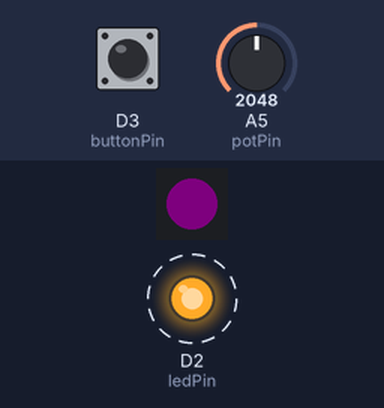
Bench run of a sketch on a simulated Particle Photon. Parts: 1 RGB LEDs in strip order, left to right, output pins drawn as LEDs (lit = HIGH). Dashed ring = blinking. Inputs (shaded band) come from the test bench; at power-on: D3 (buttonPin) HIGH, A5 (potPin) = 2048. Dim RGB values are drawn brighter than linear; what the sketch prints to the serial monitor is not drawn.

Above: at 1.29 s.
1.3 s: D3 (buttonPin) pulled LOW for 0.35 s
At 2.5 s:
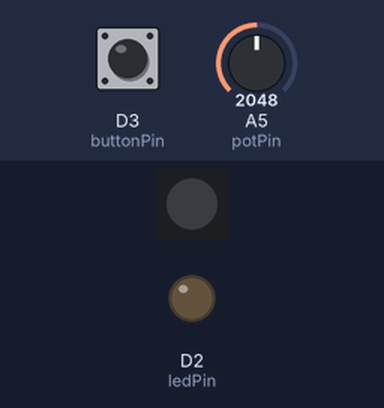
3.1 s: D3 (buttonPin) pulled LOW for 1 s
At 3.38 s:
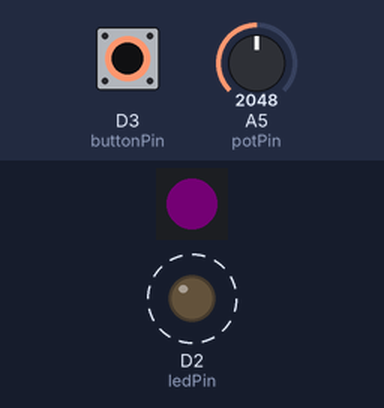
6.1 s: D3 (buttonPin) pulled LOW for 3.2 s
At 7.6 s:
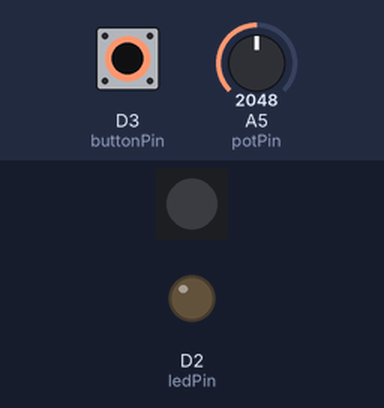
Timing chart, 0 to 9.1 s (numbered marks = the images above; inputs shaded):
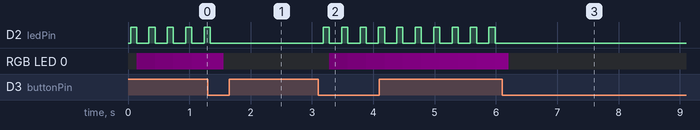

The sketch:

LED.ino
```cpp
// This #include statement was automatically added by the Particle IDE.
#include <neopixel.h>

// MAIN COMPONENTS

// Define a pin we'll place an LED on
int ledPin = D2;

// Our button wired to D0
int buttonPin = D3;

// Define a pin that we'll place the pot on
int potPin = A5;

// Create a variable to hold the pot reading
int potReading = 0;

// -------- NEOPIXEL


// IMPORTANT: Set pixel COUNT, PIN and TYPE
#define PIXEL_COUNT 1
#define PIXEL_PIN D7
#define PIXEL_TYPE WS2812B
Adafruit_NeoPixel strip(PIXEL_COUNT, PIXEL_PIN, PIXEL_TYPE);

int redValue = 0; // Full brightness for an ANODE RGB LED is 0, and off 255
int greenValue = 0; // Full brightness for an ANODE RGB LED is 0, and off 255
int blueValue = 0; // Full brightness for an ANODE RGB LED is 0, and off 255</td>

int targetRed = 0;
int targetGreen = 0;
int targetBlue = 0;

// ----- BITCOIN

// Store the last time
// the webhook was called
long lastData = 0;

bool isLoading = false;
bool displayImmediately = false;

String currentCurrency = "none";
int currencyIndex = 0;

// Store the bitcoin readings
double currencyChange = 0;

// ----- APP STATE

// Track if it's on or off
bool appState = true;

// store the last value the button registered
bool previousButtonState = LOW;

void setup()
{
  Serial.begin(9600);

  // Set up the LED for output
  pinMode(ledPin, OUTPUT);

  // Set up our NEOPIXEL RGB Pin pins for output
  strip.begin();

  // For input, we define the
  // pushbutton as an input-pullup
  // this uses an internal pullup resistor
  // to manage consistent reads from the device

  pinMode( buttonPin , INPUT_PULLUP); // sets pin as input

  // Create a cloud variable of type integer
  // called 'dial' mapped to potReading

  Particle.variable("dial", potReading);

  Particle.subscribe("hook-response/bitcoin", handleBitcoinPriceReceived, MY_DEVICES);

  // make the currency values visible online
  Particle.variable("change", currencyChange );
  Particle.variable("currency", currentCurrency );


  Particle.variable("r", redValue );
  Particle.variable("g", greenValue );
  Particle.variable("b", blueValue );


  // refresh the bitcoin pricing information
  displayImmediately = true;
  getData();

}

void loop()
{
  int buttonState = digitalRead( buttonPin );

  if( buttonState != previousButtonState && buttonState == LOW )
  {

    appState = !appState;

    if( appState == HIGH ){
      Particle.publish( "iot-workshop-2018/ambient/status", "toggledOn" );
    }else{
      Particle.publish( "iot-workshop-2018/ambient/status", "toggledOff" );
    }

  }

  previousButtonState = buttonState;

  if( !appState ){
    setRGBColor( 0,0,0 );

  }else{

    checkForRefresh();

    if( isLoading ) {
      digitalWrite( ledPin, HIGH );
      delay( 100 );
      digitalWrite( ledPin, LOW );
    }

    // finally display the change
    // in currency
    displayChange();
    fadeToTargetColors();
  }


  delay( 200 );

}


void fadeToTargetColors( ){

    int nextRed = redValue;
    int nextGreen = greenValue;
    int nextBlue = blueValue;

    if( redValue < targetRed  ){
        nextRed = redValue + 1;
    }else if( redValue > targetRed ){
        nextRed = redValue - 1;
    }

    if( greenValue < targetGreen  ){
        nextGreen = greenValue + 1;
    }else if( greenValue > targetGreen ){
        nextGreen = greenValue - 1;
    }

    if( blueValue < targetBlue  ){
        nextBlue = blueValue + 1;
    }else if( blueValue > targetBlue ){
        nextBlue = blueValue - 1;
    }

    setRGBColor( nextRed, nextGreen, nextBlue );

}


// Note that
// Full brightness for an ANODE RGB LED is 0, and off 255
// So we set our RGB values to be 255 - value (invert them)

void setRGBColor( int r, int g, int b ){

  redValue = constrain( r, 0, 255 );
  greenValue = constrain( g, 0, 255 );
  blueValue = constrain( b, 0, 255 );

  strip.setPixelColor(0, redValue, greenValue, blueValue);
  strip.show();

}

void checkForRefresh(){

  // has it been 10 minutes since we last updated
  if( lastData == 0 or lastData + 60000 < millis() )
  {
		// get data from the webhook
    getData();
		// if we're refreshing, set the time we last called the webhook to now
    lastData = millis();
  }

  // has the dial changed

  if( abs( analogRead( potPin ) - potReading ) > 10 ){
    int newCurrencyIndex = map(  analogRead( potPin ), 0, 4095, 0, 5 );
    if( newCurrencyIndex != currencyIndex ){
        getData();
    }
  }


}


void getData()
{
  Serial.println( "requesting Data" );

  potReading = analogRead( potPin ) ;
  currencyIndex = map( potReading, 0, 4095, 0, 5 );

  if( currencyIndex == 0 ){
    currentCurrency = "Bitcoin";
    Particle.publish("bitcoin", "BTC-USD", PRIVATE);
  }else if( currencyIndex == 1 ){
    currentCurrency = "Ethereum";
    Particle.publish("bitcoin", "ETH-USD", PRIVATE);
  }else if( currencyIndex == 2 ){
    currentCurrency = "Litecoin";
    Particle.publish("bitcoin", "LTC-USD", PRIVATE);
  }else if( currencyIndex == 3 ){
    currentCurrency = "XRP";
    Particle.publish("bitcoin", "XRP-USD", PRIVATE);
  }else if( currencyIndex == 4 ){
    currentCurrency = "Bitcoin Cash";
    Particle.publish("bitcoin", "BCH-USD", PRIVATE);
  }

  Serial.println( currencyIndex );
  displayImmediately = true;
  isLoading = true;
}


void displayChange()
{
   // the change is in %
   // map takes an integer.
   // lets magnify the change by multipling by 100
   // i.e 1.106% becomes 110.6
   // and -5.678 becomes -567.8
   // then convert to an integer

  int chnge = (int)(currencyChange * 100 ) ;

  // using map we can convert this into a color range
  // we'll go from 5% to -5%
  int color = map( chnge, -500, 500 , 0 , 255 );
  // make sure its in that range
  // not bigger or smaller!

  // switch the axes so a low number = closer to red
  color = 255 - constrain( color, 0, 255 );

  // map the color in.
  // if t is high so is Red
  // if t is low, blue is high

  targetRed = color ;
  targetGreen = 0;
  targetBlue =  255 - color;

  if( !isLoading && displayImmediately ){

    setRGBColor( targetRed , 0, targetBlue );
    displayImmediately = false;

  }


}


void handleBitcoinPriceReceived(const char *event, const char *data) {
  // Handle the integration response

  String receivedStr =  String( data );
  // take the received string
  // convert it to a floating point number
  // then to a double
  currencyChange = (double) receivedStr.toFloat();

  isLoading = false;


}
```

Measured:
- after the input at 1.3 s, D2 (ledPin): goes on until 1.3 s, then stays LOW
- after the input at 3.1 s, D2 (ledPin): alternates HIGH for 0.10 s and LOW for 0.20 s, starting after 0.08 s; RGB LED 0: off → RGB(1, 0, 1) after 0.18 s, → RGB(2, 0, 2) 0.30 s later, → RGB(3, 0, 3) 0.30 s later, → RGB(4, 0, 4) 0.30 s later, … (10 changes in this stretch)
- after the input at 6.1 s, D2 (ledPin): stops changing and stays LOW
- by itself, D2 (ledPin): alternates HIGH for 0.10 s and LOW for 0.20 s
